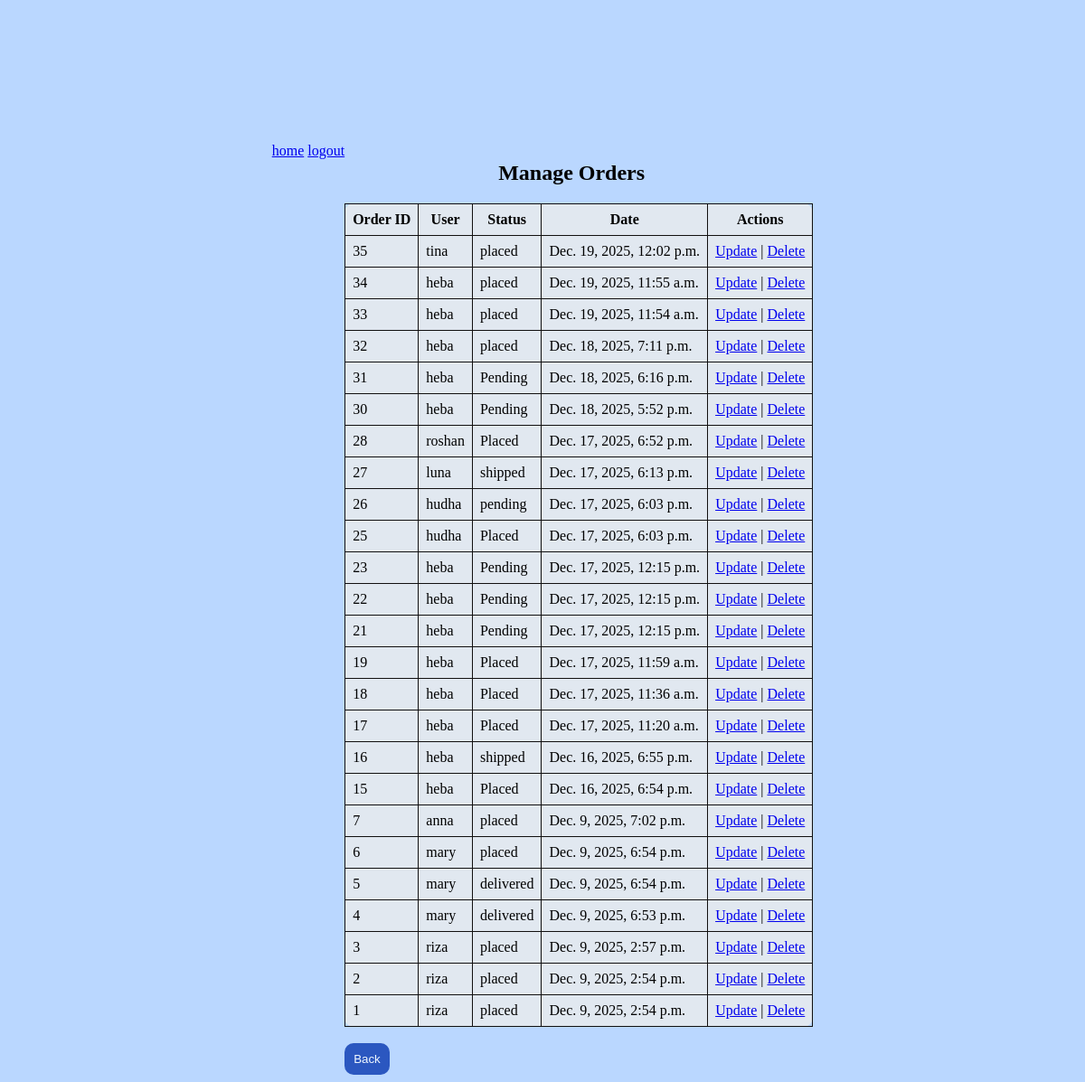
/orders/manage/ (signed in), run on the app's committed database.
### adminapp/models.py (models this page shows, shortened)
class Order(models.Model):
    user = models.ForeignKey(User, on_delete=models.CASCADE, default=1)  # Use Django User
    order_date = models.DateTimeField(auto_now_add=True)
    status = models.CharField(max_length=20, default="pending")

### userapp/views/order_views.py (the view)
# urls.py: path('orders/manage/', order_views.manage_orders, name='manage_orders'),
@staff_member_required
def manage_orders(request):
    orders = Order.objects.all().order_by('-order_date')
    return render(request, 'manage_orders.html', {'orders': orders})

### userapp/Templates/manage_orders.html (shortened to what this page needs)
{% load static %}
<!DOCTYPE html>
<html>
<head>
    <link rel="stylesheet" href="{% static 'manorder.css' %}">
</head>
<body><nav>
    <a href="{% url 'home' %}">home</a>
    <a href="{% url 'logout' %}">logout</a>
</nav>
    <div class="all">
<h2>Manage Orders</h2>
<div class="in">
<table border="1" cellpadding="10">
    <tr>
        <th>Order ID</th>
        <th>User</th>
        <th>Status</th>
        <th>Date</th>
        <th>Actions</th>
    </tr>
    {% for order in orders %}
    <tr>
        <td>{{ order.id }}</td>
        <td>{{ order.user.username }}</td>
        <td>{{ order.status }}</td>
        <td>{{ order.order_date }}</td>
        <td>
            <a href="{% url 'update_order_status' order.id %}">Update</a> |
            <a href="{% url 'delete_order' order.id %}">Delete</a>
        </td>
    </tr>
    {% endfor %}</div>
</table></div><br>
<button><a href="{% url 'admin_dashboard' %}">Back </a></button>
</body>
</html>

### userapp/static/manorder.css (style rules this page uses)
body { padding-top: 150px; display: flex; justify-content: center; background-color: rgb(186, 215, 255); }
h2 { margin-left: 170px; }
table { border-radius: 10px; background-color:rgb(225, 232, 240); border: 1px solid #0f0d0d; border-collapse: collapse; }
table th, table td { border: 1px solid #111010; padding: 8px; }
button { padding: 10px; border-radius: 10px; background-color: rgb(43, 87, 192); border: none; }
button a { padding-top: 20px; color: aliceblue; text-decoration: none; }

### data on the page
Order: id "35", user.username "tina", status "placed", order_date "Dec. 19, 2025, 12:02 p.m."
Order: id "34", user.username "heba", status "placed", order_date "Dec. 19, 2025, 11:55 a.m."
Order: id "33", user.username "heba", status "placed", order_date "Dec. 19, 2025, 11:54 a.m."
Order: id "32", user.username "heba", status "placed", order_date "Dec. 18, 2025, 7:11 p.m."
Order: id "31", user.username "heba", status "Pending", order_date "Dec. 18, 2025, 6:16 p.m."
Order: id "30", user.username "heba", status "Pending", order_date "Dec. 18, 2025, 5:52 p.m."
Order: id "28", user.username "roshan", status "Placed", order_date "Dec. 17, 2025, 6:52 p.m."
Order: id "27", user.username "luna", status "shipped", order_date "Dec. 17, 2025, 6:13 p.m."
Order: id "26", user.username "hudha", status "pending", order_date "Dec. 17, 2025, 6:03 p.m."
Order: id "25", user.username "hudha", status "Placed", order_date "Dec. 17, 2025, 6:03 p.m."
Order: id "23", user.username "heba", status "Pending", order_date "Dec. 17, 2025, 12:15 p.m."
Order: id "22", user.username "heba", status "Pending", order_date "Dec. 17, 2025, 12:15 p.m."
Order: id "21", user.username "heba", status "Pending", order_date "Dec. 17, 2025, 12:15 p.m."
Order: id "19", user.username "heba", status "Placed", order_date "Dec. 17, 2025, 11:59 a.m."
Order: id "18", user.username "heba", status "Placed", order_date "Dec. 17, 2025, 11:36 a.m."
Order: id "17", user.username "heba", status "Placed", order_date "Dec. 17, 2025, 11:20 a.m."
Order: id "16", user.username "heba", status "shipped", order_date "Dec. 16, 2025, 6:55 p.m."
Order: id "15", user.username "heba", status "Placed", order_date "Dec. 16, 2025, 6:54 p.m."
Order: id "7", user.username "anna", status "placed", order_date "Dec. 9, 2025, 7:02 p.m."
Order: id "6", user.username "mary", status "placed", order_date "Dec. 9, 2025, 6:54 p.m."
Order: id "5", user.username "mary", status "delivered", order_date "Dec. 9, 2025, 6:54 p.m."
Order: id "4", user.username "mary", status "delivered", order_date "Dec. 9, 2025, 6:53 p.m."
Order: id "3", user.username "riza", status "placed", order_date "Dec. 9, 2025, 2:57 p.m."
Order: id "2", user.username "riza", status "placed", order_date "Dec. 9, 2025, 2:54 p.m."
Order: id "1", user.username "riza", status "placed", order_date "Dec. 9, 2025, 2:54 p.m."
